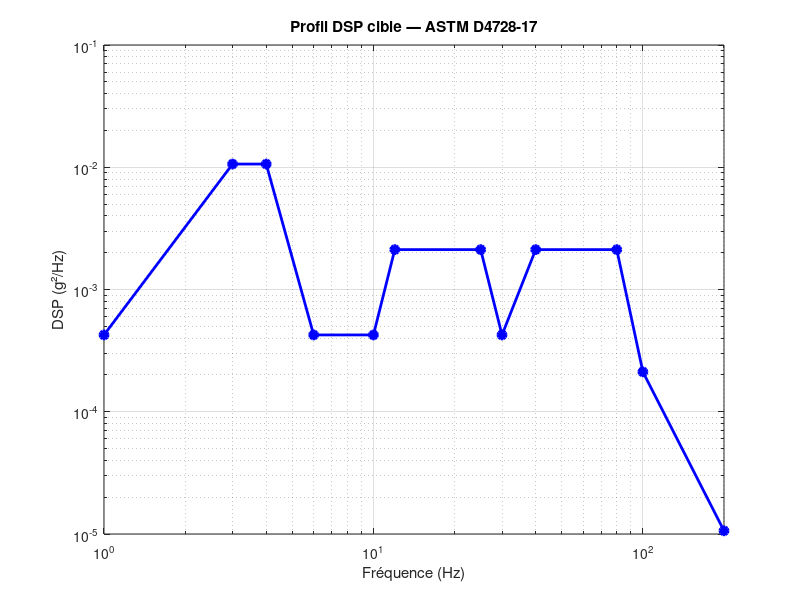

MATLAB code to generate this figure: (Note: this script raises an error after producing the figure.)
%% Nettoyage au démarrage
clear all;   % efface toutes les variables du workspace
clc;         % efface la console
close all;   % ferme toutes les figures ouvertes

%% Profil DSP cible — ASTM D4728-17 (12 breakpoints, avant normalisation)
dsp_in = [  1,   4.25e-4;
            3,   1.062e-2;
            4,   1.062e-2;
            6,   4.25e-4;
           10,   4.25e-4;
           12,   2.12e-3;
           25,   2.12e-3;
           30,   4.25e-4;
           40,   2.12e-3;
           80,   2.12e-3;
          100,   2.12e-4;
          200,   1.062e-5];

%% Affichage du profil DSP cible
figure('Name', 'DSP cible — ASTM D4728-17', 'NumberTitle', 'off');
loglog(dsp_in(:,1), dsp_in(:,2), 'b-o', 'LineWidth', 2, 'MarkerFaceColor', 'b');
grid on;
xlabel('Fréquence (Hz)');
ylabel('DSP (g²/Hz)');
title('Profil DSP cible — ASTM D4728-17');
xlim([1 200]);

%% Génération du signal temporel acc_reelle
fs = 5000;      % fréquence d'échantillonnage (Hz)
T  = 600;       % durée du signal (s)
N  = T * fs;    % nombre d'échantillons
df = 1 / T;     % résolution fréquentielle (Hz)
graine = 42;

k     = (1 : N/2-1);
f_pos = k * df;

log_S = interp1(log10(dsp_in(:,1)), log10(dsp_in(:,2)), log10(f_pos), 'linear', 'extrap');
S     = 10.^log_S;
A     = sqrt(S * df / 2);          % amplitude (spectre bilatéral)

rng(graine);
phi      = 2 * pi * rand(1, N/2-1);
ACC_pos  = A .* exp(1j * phi);
ACC_full = [0, ACC_pos, 0, conj(fliplr(ACC_pos))];
acc      = real(ifft(ACC_full)) * N;
t        = (0 : N-1)' / fs;

acc_reelle = timeseries(acc', t);   % format From Workspace

%% g_rms analytique (vérification)
f_dense2    = logspace(log10(4), log10(200), 100000);
log_S_dense = interp1(log10(dsp_in(:,1)), log10(dsp_in(:,2)), log10(f_dense2), 'linear', 'extrap');
grms_ref    = sqrt(trapz(f_dense2, 10.^log_S_dense));
fprintf('g_rms analytique (4-200 Hz) : %.3f g\n', grms_ref);

%% ── Paramètres capteur IEPE (Kistler 8792A100) ───────────────────────────

% Sensibilité nominale
K_s = 50e-3;            % 50 mV/g → en V/g  (Kistler 8792A100 : plage ±100 g)

% Erreur d'échelle (défaut réglable)
%   0    = capteur idéal
%  +0.01 = sensibilité +1 % (sur-estimation)
%  -0.01 = sensibilité -1 % (sous-estimation)
eps_capteur = 0;

% Filtre passe-haut IEPE (couplage capacitif piézoélectrique)
%   f_c = 0.5 Hz  →  tau = 1/(2*pi*f_c)
f_c_IEPE  = 0.5;                    % fréquence de coupure (Hz)
tau_IEPE  = 1 / (2 * pi * f_c_IEPE);  % constante de temps (s)  ≈ 0.318 s

% Bruit propre capteur
%   Bruit RMS typique : 0.5 mg sur [0-1000 Hz]
%   Après K_s = 100 mV/g :  0.5e-3 g × 100e-3 V/g = 0.05 mV = 50 µV
%   Pour Band-Limited White Noise Simulink : power = sigma² × Ts
sigma_bruit_V      = K_s * 0.5e-3;            % bruit en V (0.05 mV)
bruit_capteur_power = sigma_bruit_V^2 * (1/fs); % puissance pour bloc Simulink

fprintf('\n── Paramètres capteur ──────────────────────────────\n');
fprintf('Sensibilité     K_s          : %g mV/g\n',  K_s*1e3);
fprintf('Erreur d''échelle eps_capteur  : %+.1f %%\n', eps_capteur*100);
fprintf('Coupure HP IEPE f_c          : %.2f Hz  (tau = %.4f s)\n', f_c_IEPE, tau_IEPE);
fprintf('Bruit RMS capteur            : %.4f mV  (%.2f mg)\n', sigma_bruit_V*1e3, 0.5);
fprintf('────────────────────────────────────────────────────\n');

%% ── Paramètres filtre anti-repliement analogique (AAF) ───────────────────
%   Butterworth analogique 4 pôles, f_c = 500 Hz
%   Modélisé dans Simulink par le bloc "Analog Filter Design" (DSP System Toolbox)
%   → paramètres passés directement au bloc via ces variables

ordre_aaf    = 4;              % ordre du filtre (4 pôles)
f_aaf        = 500;            % fréquence de coupure (Hz)
omega_aaf    = 2*pi*f_aaf;     % pulsation de coupure (rad/s) — entrée du bloc Simulink

% Vérification analytique : atténuation à Nyquist (fs/2 = 2500 Hz)
%   Butterworth ordre n : |H(jω)|² = 1 / (1 + (ω/ω_c)^(2n))
omega_nyq    = 2*pi*(fs/2);
H_nyq_sq     = 1 / (1 + (omega_nyq/omega_aaf)^(2*ordre_aaf));
atten_nyq_dB = -10*log10(H_nyq_sq);

fprintf('\n── Paramètres AAF ───────────────────────────────────\n');
fprintf('Type             : Butterworth analogique %d pôles\n', ordre_aaf);
fprintf('Fréquence de coupure f_aaf : %g Hz  (omega = %.1f rad/s)\n', f_aaf, omega_aaf);
fprintf('Atténuation à Nyquist (%g Hz) : %.1f dB\n', fs/2, atten_nyq_dB);
fprintf('────────────────────────────────────────────────────\n');

%% ── Paramètres CAN 16 bits + PGA ─────────────────────────────────────────
%   Vref_adc : tension de référence fixe de l'ADC
%   PGA commute entre deux gains pour adapter la plage au signal
%     → mode vibration : G_pga_vib  = 10  (plage ±10 g)
%     → mode choc      : G_pga_choc =  1  (plage ±100 g)
%   Dans le modèle Simulink, double-cliquer sur PGA_SW pour commuter.

n_bits      = 16;           % résolution du CAN (bits)
Vref_adc    = 5;            % tension de référence ADC (V) — fixe

plage_g_vib  = 10;          % demi-plage mode vibration (g)
plage_g_choc = 100;         % demi-plage mode choc (g)

% Gains PGA : G_pga = Vref_adc / (plage_g × K_s)
G_pga_vib  = Vref_adc / (plage_g_vib  * K_s);   % = 10
G_pga_choc = Vref_adc / (plage_g_choc * K_s);   % = 1

% Mode actif par défaut : vibration
G_pga   = G_pga_vib;
plage_g = plage_g_vib;

% Pas de quantification (dans le domaine tension entrée ADC)
LSB_V = 2 * Vref_adc / 2^n_bits;           % pas en V (après PGA)
LSB_g = 2 * plage_g  / 2^n_bits;           % pas en g

% Bruit de quantification
sigma_quant_g = LSB_g / sqrt(12);
SNR_quant_dB  = 20*log10(0.40 / sigma_quant_g);

fprintf('\n── Paramètres CAN + PGA ─────────────────────────────\n');
fprintf('Résolution ADC   : %d bits\n', n_bits);
fprintf('Vref ADC         : ±%.1f V  (fixe)\n', Vref_adc);
fprintf('G_pga vibration  : ×%.0f  (plage ±%g g)\n', G_pga_vib,  plage_g_vib);
fprintf('G_pga choc       : ×%.0f   (plage ±%g g)\n', G_pga_choc, plage_g_choc);
fprintf('Mode actif       : vibration  (G_pga = ×%.0f)\n', G_pga);
fprintf('LSB              : %.2f µV  /  %.4f mg\n', LSB_V*1e6, LSB_g*1e3);
fprintf('Bruit quant. RMS : %.4f mg\n', sigma_quant_g*1e3);
fprintf('SNR quantif.     : %.1f dB  (signal 0.40 g_rms)\n', SNR_quant_dB);
fprintf('────────────────────────────────────────────────────\n');

%% ── Paramètres décimateur FIR (10:1) ────────────────────────────────────
%   Entrée  : signal numérique à fs = 5000 Hz
%   Sortie  : signal décimé à fs_dec = 500 Hz
%   Filtre  : Parks-McClellan équiripple, passband 0-200 Hz, stopband 250+ Hz
%             (stopband = Nyquist après décimation = fs_dec/2 = 250 Hz)

M_dec   = 10;                   % facteur de décimation
fs_dec  = fs / M_dec;           % fréquence d'échantillonnage après décimation (Hz)
N_fir   = 289;                  % ordre du filtre (290 coefficients)

% Fréquences normalisées (0 à 1, où 1 = Nyquist entrée = 2500 Hz)
fp_norm  = 200  / (fs/2);       % bord passant  : 200 Hz → 0.080
fs_norm  = 250  / (fs/2);       % bord coupant  : 250 Hz → 0.100

% Conception Parks-McClellan (équiripple optimal)
h_dec = firpm(N_fir, [0 fp_norm fs_norm 1], [1 1 0 0]);

% Vérification : atténuation réelle à 250 Hz
H_check  = freqz(h_dec, 1, [200 250], fs);
atten_250_dB = -20*log10(abs(H_check(2)));

fprintf('\n── Paramètres décimateur FIR ────────────────────────\n');
fprintf('Facteur de décimation M  : %d  (%g Hz → %g Hz)\n', M_dec, fs, fs_dec);
fprintf('Nombre de coefficients   : %d\n', N_fir+1);
fprintf('Bord passant             : %g Hz\n', fp_norm * (fs/2));
fprintf('Bord coupant (Nyquist)   : %g Hz\n', fs_norm * (fs/2));
fprintf('Atténuation à 250 Hz     : %.1f dB\n', atten_250_dB);
fprintf('────────────────────────────────────────────────────\n');
